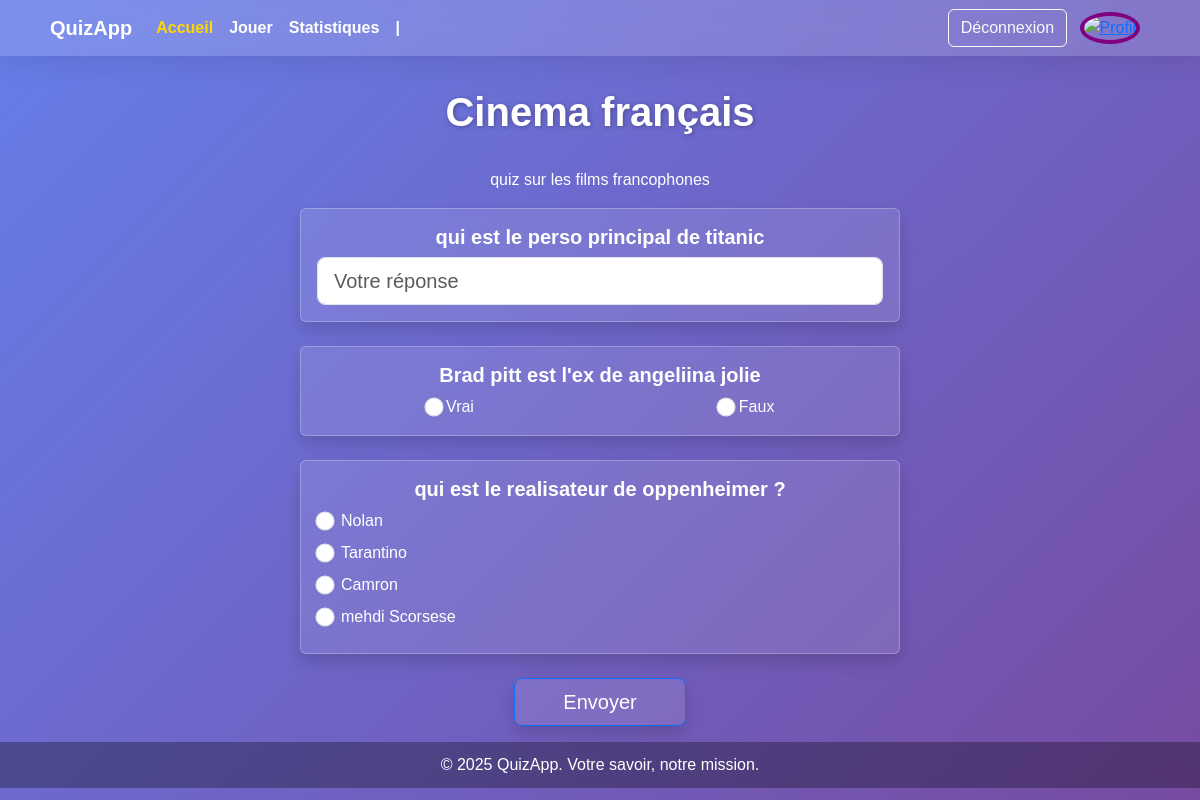
Screenshot of /quiz/start/140 (signed in) with the database file from the repository.
### quizApp/models.py (models this page shows, shortened)
class Quiz(models.Model):
    DIFFICULTE_CHOICES = [
        ('Facile', 'Facile'),
        ('Moyen', 'Moyen'),
        ('Difficile', 'Difficile'),
    ]
    difficulte = models.CharField(max_length=10, choices=DIFFICULTE_CHOICES, default='Facile')
    title = models.CharField(max_length=255)
    description = models.TextField()
    type_quiz = models.ForeignKey(Categorie,on_delete=models.CASCADE)
    creator = models.ForeignKey(Participant, on_delete=models.CASCADE, related_name='quizzes')
    times_played = models.IntegerField(default=0)
    times_visited = models.IntegerField(default=0)

class Question(models.Model):
    TYPE_CHOICES = [
        ('QCM', 'QCM'),
        ('VF', 'Vrai/Faux'),
        ('RC', 'Réponse courte'),
    ]
    quiz = models.ForeignKey(Quiz, on_delete=models.CASCADE, related_name='questions')
    question_text = models.CharField(max_length=255)
    type_question = models.CharField(max_length=3, choices=TYPE_CHOICES, default='QCM')
    reponse_1 = models.CharField(max_length=255)
    reponse_2 = models.CharField(max_length=255, blank=True)
    reponse_3 = models.CharField(max_length=255, blank=True)
    reponse_4 = models.CharField(max_length=255, blank=True)
    bonne_reponse = models.IntegerField()

### quizApp/views.py (the view)
# urls.py: path('start/<int:quiz_id>', views.quizCommence.as_view(), name='quizCommence'),
class quizCommence(LoginRequiredMixin, View):
    def get(self, request, quiz_id):
        quiz = get_object_or_404(Quiz, id=quiz_id)
        quiz.times_visited+=1
        quiz.save()
        questions =quiz.questions.all()
        return render(request, 'quizCommence.html', {'quiz': quiz, 'questions': questions})

### quizApp/templates/quizCommence.html (shortened to what this page needs)
<!DOCTYPE html>
<html lang="fr">
<head>
  <link href="https://cdn.jsdelivr.net/npm/bootstrap@5.3.5/dist/css/bootstrap.min.css" rel="stylesheet"
>
</head>
<body>
  {% include 'navbar.html' %}
  <h1>{{quiz.title}}</h1>
  <p class="text-center text-white">{{quiz.description}}</p>
  <form action="{% url 'resultatQuiz' %}" method="post">
    {% for question in questions %}
    {% if question.type_question == 'QCM' %}
    <div class="d-flex justify-content-center">
      <div class="card mb-4 w-50 shadow bg-white bg-opacity-10 border border-white border-opacity-25 text-white">
        <div class="card-body">
          <h5 class="card-title text-center fw-bold fs-5">{{question.question_text}}</h5>
          <div class="form-check mb-2">
            <input class="form-check-input " style="transform: scale(1.2);" type="radio" name="{{question.id}}"
              value="1" id="{{question.id}}option1" required>
            <label class="form-check-label" for="{{question.id}}option1">{{ question.reponse_1 }}</label>
          </div>
          <div class="form-check mb-2">
            <input class="form-check-input" style="transform: scale(1.2);" type="radio" name="{{question.id}}" value="2"
              id="{{question.id}}option2" required>
            <label class="form-check-label" for="{{question.id}}option2">{{ question.reponse_2 }}</label>
          </div>
          {% if quiz.type_quiz.type_quiz != "Vrai ou Faux" %}
          {% if question.reponse_3 %}
          <div class="form-check mb-2">
            <input class="form-check-input" style="transform: scale(1.2);" type="radio" name="{{question.id}}" value="3"
              id="{{question.id}}option3" required>
            <label class="form-check-label" for="{{question.id}}option3">{{ question.reponse_3 }}</label>
          </div>
          {% endif %}
          {% if question.reponse_4 %}
          <div class="form-check mb-2">
            <input class="form-check-input" style="transform: scale(1.2);" type="radio" name="{{question.id}}" value="4"
              id="{{question.id}}option4" required>
            <label class="form-check-label" for="{{question.id}}option4">{{ question.reponse_4 }}</label>
          </div>
          {% endif %}
          {% endif %}
        </div>
      </div>
    </div>
    {% endif %}
    {% if question.type_question == 'VF' %}
    <div class="d-flex justify-content-center">
      <div class="card mb-4 w-50 shadow bg-white bg-opacity-10 border border-white border-opacity-25 text-white">
        <div class="card-body">
          <h5 class="card-title text-center fw-bold fs-5">{{question.question_text}}</h5>
          <div id="VF">
            <div style="text-align: center;">
                <label style="margin-right: 15rem;">
                    <input type="radio" name="{{question.id}}" class="form-check-input " style="transform: scale(1.2);"  value="True" required> Vrai
                </label>
                <label>
                    <input type="radio" name="{{question.id}}" class="form-check-input " style="transform: scale(1.2);"  value="False" required> Faux
                </label>
            </div>
        </div>
        </div>
      </div>
    </div>
    {% endif %}
    {% if question.type_question == 'RC' %}
    <div class="d-flex justify-content-center">
      <div class="card mb-4 w-50 shadow bg-white bg-opacity-10 border border-white border-opacity-25 text-white">
        <div class="card-body">
          <h5 class="card-title text-center fw-bold fs-5">{{question.question_text}}</h5>
            <input type="text" placeholder="Votre réponse" name="{{question.id}}" class="form-control form-control-lg" style="width: 100%;">
        </div>
      </div>
    </div>
    {% endif %}
    {% endfor %}
    <div class="text-center mb-3">
      <button type="submit" class="btn shadow bg-white bg-opacity-10 btn-primary btn-lg px-5">Envoyer</button>
    </div>
  </form>
  <footer>
    <div class="container">
      <p class="mb-0">© 2025 QuizApp. Votre savoir, notre mission.</p>
    </div>
  </footer>
</body>
</html>

### quizApp/templates/quizCommence.html (style rules this page uses)
body { background: linear-gradient(135deg, #667eea, #764ba2); font-family: 'Poppins', sans-serif; color: #fff; margin: 0; min-height: 100vh; }
h1 { text-align: center; font-weight: 700; font-size: 2.5rem; margin-bottom: 2rem; text-shadow: 1px 1px 5px rgba(0, 0, 0, 0.3); }
footer { background-color: rgba(0, 0, 0, 0.3); backdrop-filter: blur(5px); color: white; text-align: center; padding: 0.7rem 0; }

### rows the page displays
Quiz: title "Cinema français", description "quiz sur les films francophones"
Question: question_text "qui est le perso principal de titanic"
Question: question_text "Brad pitt est l'ex de angeliina jolie"
Question: question_text "qui est le realisateur de oppenheimer ?", reponse_1 "Nolan", reponse_2 "Tarantino", reponse_3 "Camron", reponse_4 "mehdi Scorsese"
